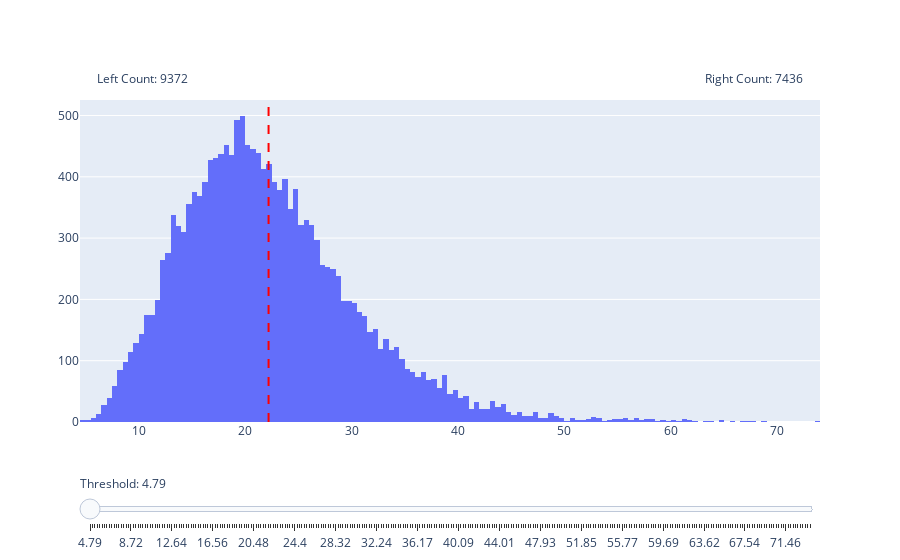

Notebook code for this chart:
### Code cell
df = pd.DataFrame(data=sdata['imaging'].X, columns=sdata['imaging'].var_names)
filtering.plot_dynamic_histogram(df, feature_to_filter, bins=300)
